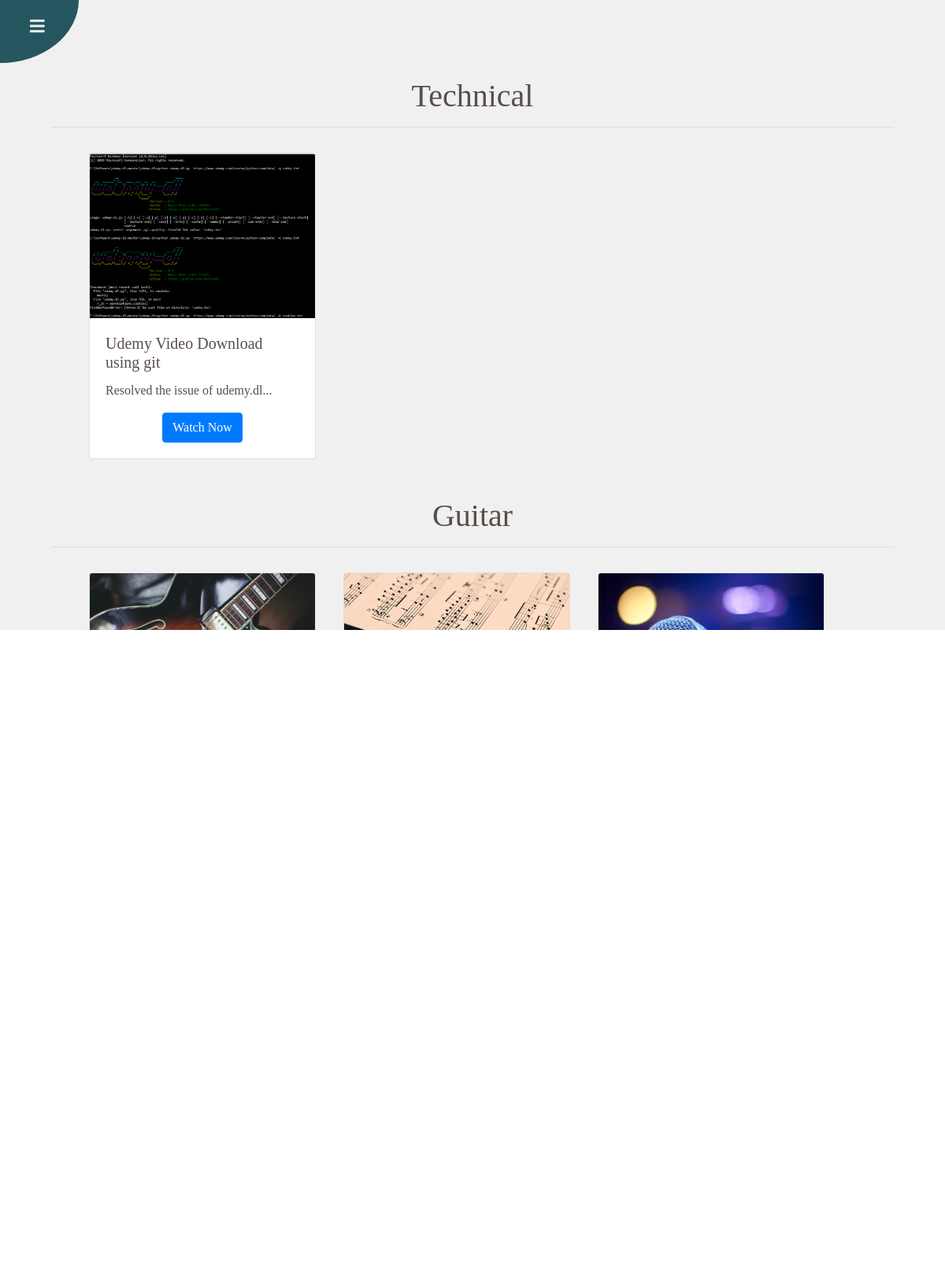
Screenshot of /main/courses/ (signed in) with the database file from the repository.
### main/models.py (models this page shows, shortened)
class Courses(models.Model):
    id = models.AutoField(primary_key = True)
    title = models.CharField(max_length= 50)
    category = models.CharField(max_length= 50)
    subCategory = models.CharField(max_length= 50)
    desc = models.CharField(max_length=500, default="")
    pubDate = models.DateTimeField(default=timezone.now)
    image = models.ImageField(upload_to="guitar/images", default="default.png")

### main/views.py (the view)
# urls.py: path('courses/',views.courses, name='courses'),
@login_required
def courses(request):
    allCourse = []
    catCourse = Courses.objects.values('category', 'id')
    cats = {item['category']for item in catCourse}
    for cat in cats:
        course = Courses.objects.filter(category = cat)
        n = len(course)
        nSlides = n//4 + ceil((n/4)-(n//4))
        allCourse.append([course, range(1, nSlides), nSlides])
    params = {'allCourse':allCourse}
    return render(request,'main/course.html',params)

### main/templates/main/course.html (shortened to what this page needs)
{% extends 'basic.html' %}
{% block content %}
{% for product, range, nslides in allCourse %}
    <div class="container mt-5">
    <h1 class="text-center text-capitalize" style="font-family: Garamond;padding-bottom: 15px;
    border-bottom:1px solid #ddd ;">{{product.0.category}}</h1>
    <div class=" row">
          {% for i in product %}
          <div class="col-xs-3 col-sm-3 col-md-3 ml-5 mt-4">
            <div class="card align-item-center" style="width: 18rem;">
              <img src='/media/{{i.image}}' class="card-img-top" alt="...">
              <div class="card-body"  style="text-align: center;">
                <h5 class="card-title" id="namepr{{i.id}}"style="text-align: left;">{{i.title}}</h5>
                <p class="card-text" style="text-align: left;">{{i.desc|slice:'0:60'}}...</p>
                <a href="/main/material/{{i.subCategory}}"> <button id="qv{{i.subCategory}}"
                    class="btn btn-primary cart">Watch Now</button></a>
              </div>
            </div>
          </div>
          {% endfor %}
        </div>
      </div>
      {% endfor %}
{% endblock %}

### templates/basic.html (shortened to what this page needs)
{% load static %}
<!doctype html>
<html lang="en">
  <head>
    <link rel="stylesheet" href="https://cdnjs.cloudflare.com/ajax/libs/font-awesome/5.13.0/css/all.min.css">
    <link rel="stylesheet" href="https://cdnjs.cloudflare.com/ajax/libs/font-awesome/4.7.0/css/font-awesome.min.css">
    <link rel="stylesheet" href="https://stackpath.bootstrapcdn.com/bootstrap/4.4.1/css/bootstrap.min.css">
  </head>
  <body>
    <div class="page ">
        <span class="menu_toggle">
            <i class="menu_open fas fa-bars fa-lg"></i>
        </span>
    <main class="content">
        <div class="content_inner">
            {% block content %}{% endblock %}
        </div>
    </main>
</div>
  </body>
</html>

### rows the page displays
Courses: category "Technical", image (picture), title "Udemy Video Download using git", desc "Resolved the issue of udemy.dl"
Courses: category "Guitar", image (picture)
Courses: image (picture)
Courses: image (picture)
